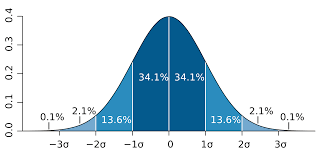
#> input picture Statistics & Probability/Data Distribution/Discrete Distribution/images/normal.png, 318 x 159 px, found by its file name
$ jupyter execute 'standard normal distribution.ipynb'
#> lines starting #> are read from the running program, lines starting #| are printed output that depends on the picture
1. [Standard Normal Distribution](#standard-normal-distribution)

#### Standard Normal Distribution:
- mean = 0 & std = 1
- perfect normal distribution
- the bell curve is symmetric on both sides
- mean, median, mode is equal
- the empirical rule,
    - 68% of data lie within 1σ
    - 95% of data lie within 2σ
    - 99.7% of data lie within 3σ

[cell 1]
from PIL import Image
from IPython.display import display

img = Image.open('images/normal.png')
#> img is the input picture: PIL image 318x159 P; mean R, G, B 204.7, 221.6, 231.4
new_image = img.resize((580, 300))
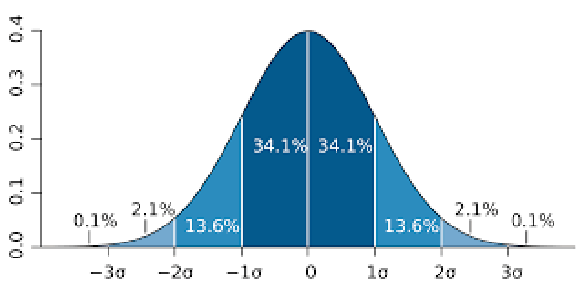
#> new_image: PIL image 580x300 P; mean R, G, B 204.8, 221.7, 231.4
display(new_image)


$ run again, with Statistics & Probability/Data Distribution/Discrete Distribution/images/pareto_pdf.png copied over Statistics & Probability/Data Distribution/Discrete Distribution/images/normal.png
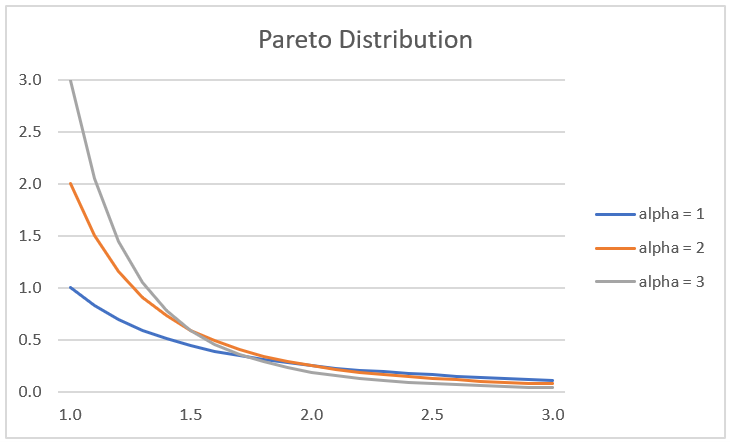
#> input picture Statistics & Probability/Data Distribution/Discrete Distribution/images/pareto_pdf.png, 730 x 442 px, found by its file name
#> img is the input picture: PIL image 730x442 RGBA; mean R, G, B, A 250.8, 250.4, 250.3, 255
#> `new_image = img.resize((580, 300))`:
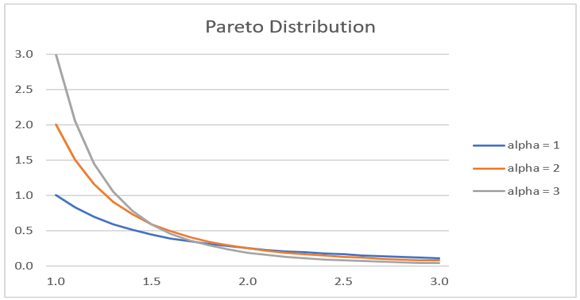
#> new_image: PIL image 580x300 RGBA; mean R, G, B, A 250.7, 250.3, 250.2, 255; transparent parts drawn white
